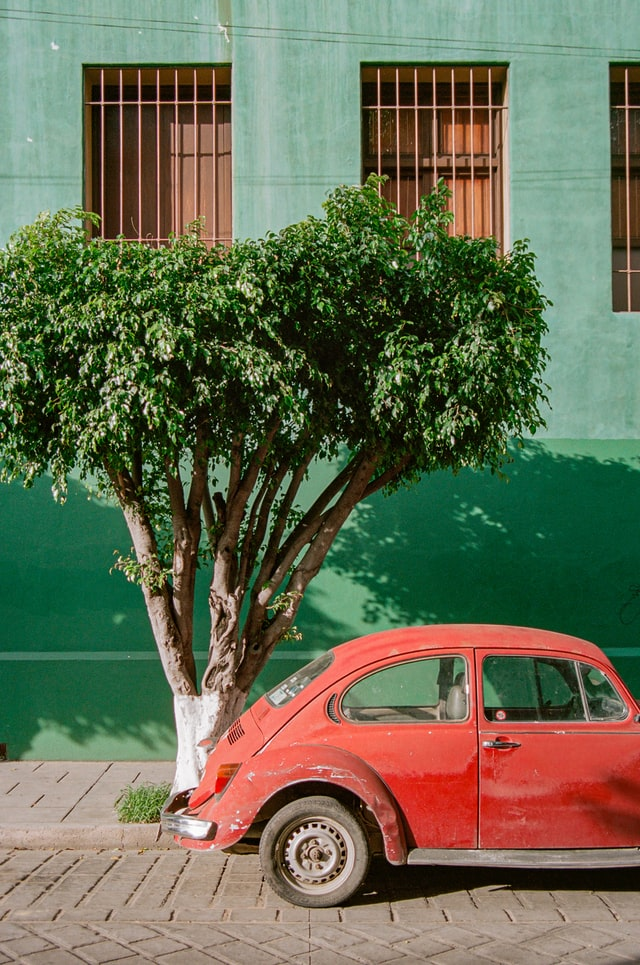
#> input picture images/img1.jpg, 640 x 965 px
$ python main.py
#> lines starting #> are read from the running program, lines starting #| are printed output that depends on the picture
from PIL import Image
import numpy as np


def build_dither_matrix(n):
    if n == 2:
        return np.array([
            [0, 2],
            [3, 1]
        ])
    else:
        return np.block([
            [build_dither_matrix(n / 2) * 4,
             build_dither_matrix(n / 2) * 4 + 2],
            [build_dither_matrix(n / 2) * 4 + 3,
             build_dither_matrix(n / 2) * 4 + 1]
        ])


def ordered_dithering(gray_image, n, output_name):
    gi = gray_image
    dither_matrix = build_dither_matrix(n)

    for i in range(gi.size[0]):
        for j in range(gi.size[1]):
            if gi.getpixel((i, j)) / (256 / (n * n)) > dither_matrix[i % n, j % n]:
                gi.putpixel((i, j),  255)
            else:
                gi.putpixel((i, j), 0)

    try:
        gi.save("../outputs/" + output_name)
        return 0
    except ValueError as ve:
        print("\nPlease add the file format (like '.png') at the end of output file name")
        return 1


if __name__ == '__main__':

    image_path = input(
        "\n\nEnter the path of the image (e.g. '../images/lana.png') : ")
#> the answer given: ../images/img1.jpg
    n = int(input("\nEnter the dither matrix dimension (e.g. 2, 4, 8, etc.) : "))
#> the answer given: 3
    output_name = input(
        "\nEnter the name of your output file (e.g. 'lanaoutput.png') : ")
#> the answer given: out.png

    original_image = Image.open(image_path)
#> original_image is the input picture: PIL image 640x965 RGB; mean R, G, B 102.5, 107.4, 82.1

    greyscale_image = original_image.convert('L')
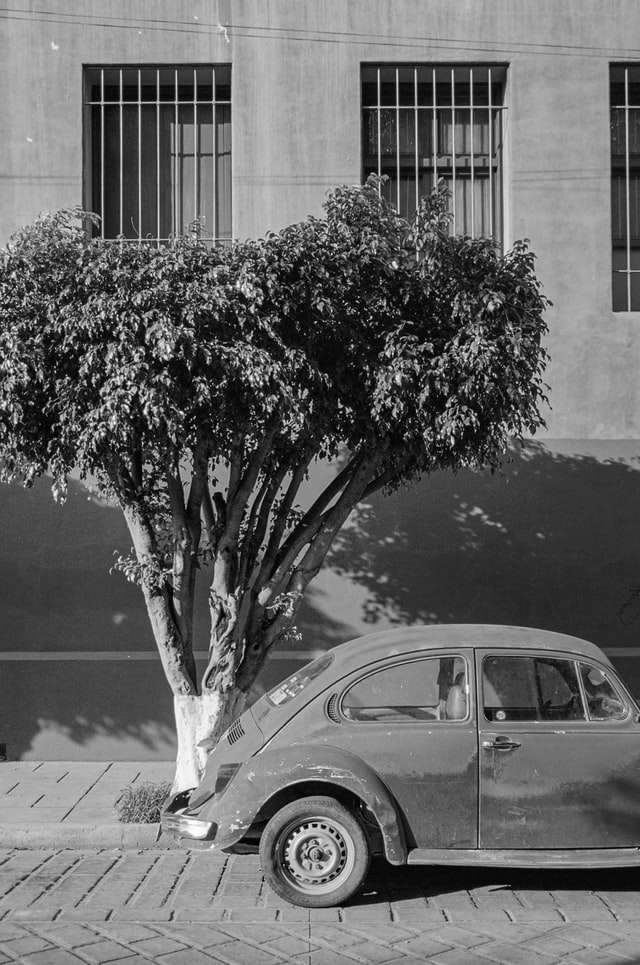
#> greyscale_image: PIL image 640x965 L; min 0, max 255, mean 103

    if ordered_dithering(greyscale_image, n, output_name) == 0:
#> (the run stopped early here; a loop or call above may not have finished)
